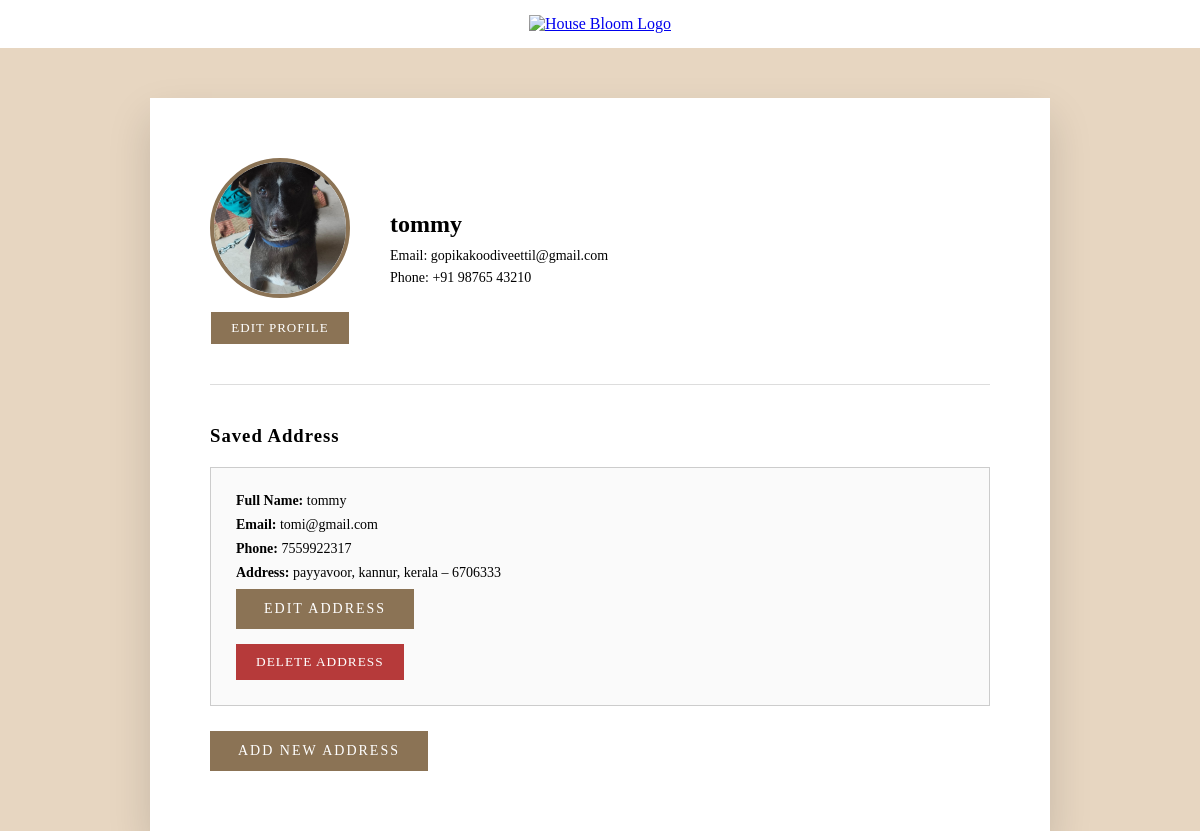
The page /profile/ (signed in) on the database as committed earlier.
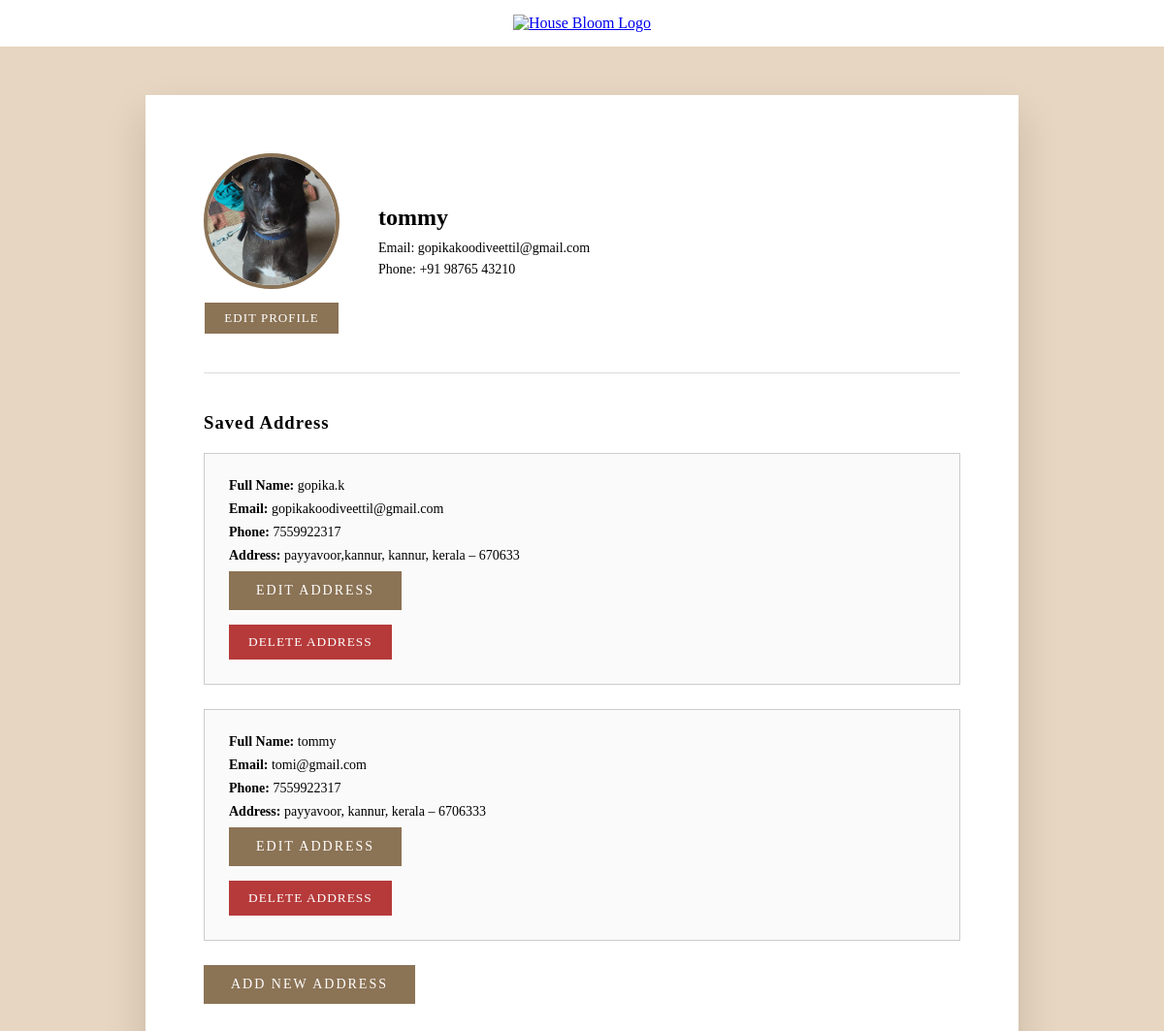
The same page on the database as committed later.
### bloom/models.py (models this page shows, shortened)
class Address(models.Model):
    user = models.ForeignKey(settings.AUTH_USER_MODEL, on_delete=models.CASCADE)
    full_name = models.CharField(max_length=100)
    email = models.EmailField()
    phone = models.CharField(max_length=15)
    street = models.TextField()
    city = models.CharField(max_length=50)
    state = models.CharField(max_length=50)
    pincode = models.CharField(max_length=10)

### bloom/views.py (the view)
# urls.py: path('profile/',views.profile,name='profile'),
@login_required
def profile(request):
    profile, _ = Profile.objects.get_or_create(user=request.user)
    addresses = Address.objects.filter(user=request.user).order_by('-id')
    return render(request, "profile.html", {
        "profile": profile,
        "addresses": addresses
    })

### bloom/templates/profile.html (shortened to what this page needs)
<!DOCTYPE html>
<html lang="en">
<head>
</head>
<body>
 <section class="logo-section">
    <a href="/">
    <img src="/media/logo1.png" alt="House Bloom Logo" class="logo">
    </a>
</section>
    <div class="profile-wrapper">
        <div class="profile-card">
            <div class="profile-header">
               <div class="profile-image-wrapper">
                    <div class="profile-image">
                        <img src="{{ profile.image.url }}" alt="Profile Image">
                    </div>
                    <a href="{% url 'edit_profile' %}" class="edit-profile-btn">
                        EDIT PROFILE
                    </a>
                </div>
                <div class="profile-info">
                    <h2>{{ user.get_full_name|default:user.username }}</h2>
                    <p>Email: {{ user.email }}</p>
                    <p>Phone: +91 98765 43210</p>
                    </div>
            </div>
            <div class="address-section">
                <h3>Saved Address</h3>
                {% if addresses %}
    {% for address in addresses %}
        <div class="address-box">
            <p><strong>Full Name:</strong> {{ address.full_name }}</p>
            <p><strong>Email:</strong> {{ address.email }}</p>
            <p><strong>Phone:</strong> {{ address.phone }}</p>
            <p><strong>Address:</strong>
                {{ address.street }},
                {{ address.city }},
                {{ address.state }} – {{ address.pincode }}
            </p>
            <a href="{% url 'edit_address' address.id %}" class="add-address-btn">
                EDIT ADDRESS
            </a>
            <form method="post" action="{% url 'delete_address' address.id %}">
                <button type="submit" class="delete-btn">
                    DELETE ADDRESS
                </button>
            </form>
        </div>
    {% endfor %}
{% else %}
    <p>No address added yet.</p>
{% endif %}
                    <a href="{% url 'addaddress' %}" class="add-address-btn">
                        ADD NEW ADDRESS
                    </a>
            </div>
        </div>
    </div>
</body>
</html>

Rows that differ between the two databases and show on the page:
added Address: full_name "gopika.k", email "gopikakoodiveettil@gmail.com", phone "7559922317", street "payyavoor,kannur", city "kannur", state "kerala", pincode "670633"
